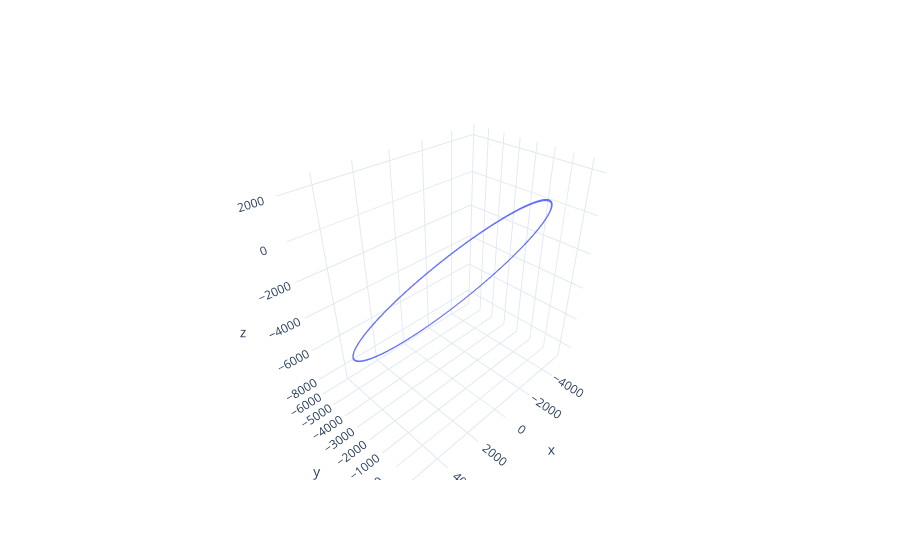

The notebook cell saved with this chart:
### Code cell
import plotly.graph_objects as go
import plotly.io as pio
pio.templates.default = "plotly_white"

n = 10
fig = go.Figure()
fig.add_trace(go.Scatter3d(x=rvs[::n, 0], y=rvs[::n, 1], z=rvs[::n, 2], mode='lines', name='Orbit'))
fig.update_layout(scene=dict(aspectmode='data'))
fig.show()

### Figure 1 — Plotly figure (JSON) as saved in the notebook; plotly's stock layout.template omitted (floating-point values rounded to 4 significant figures; data arrays with more than 128 entries replaced by an {"elided": "..."} marker saying what was removed)
{"data": [{"mode": "lines", "name": "Orbit", "type": "scatter3d", "x": {"elided": "6048 float values"}, "y": {"elided": "6048 float values"}, "z": {"elided": "6048 float values"}}], "layout": {"scene": {"aspectmode": "data"}}}
